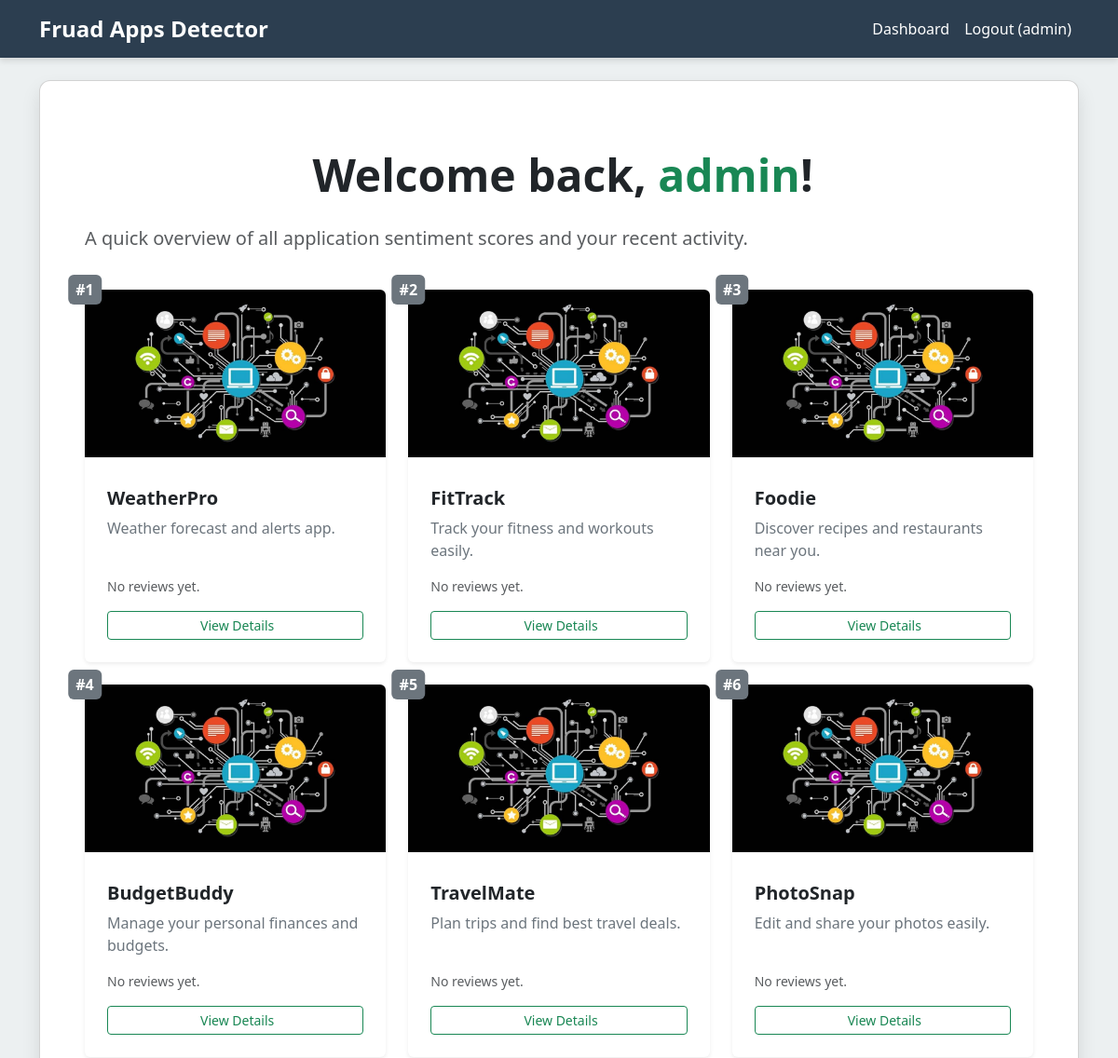
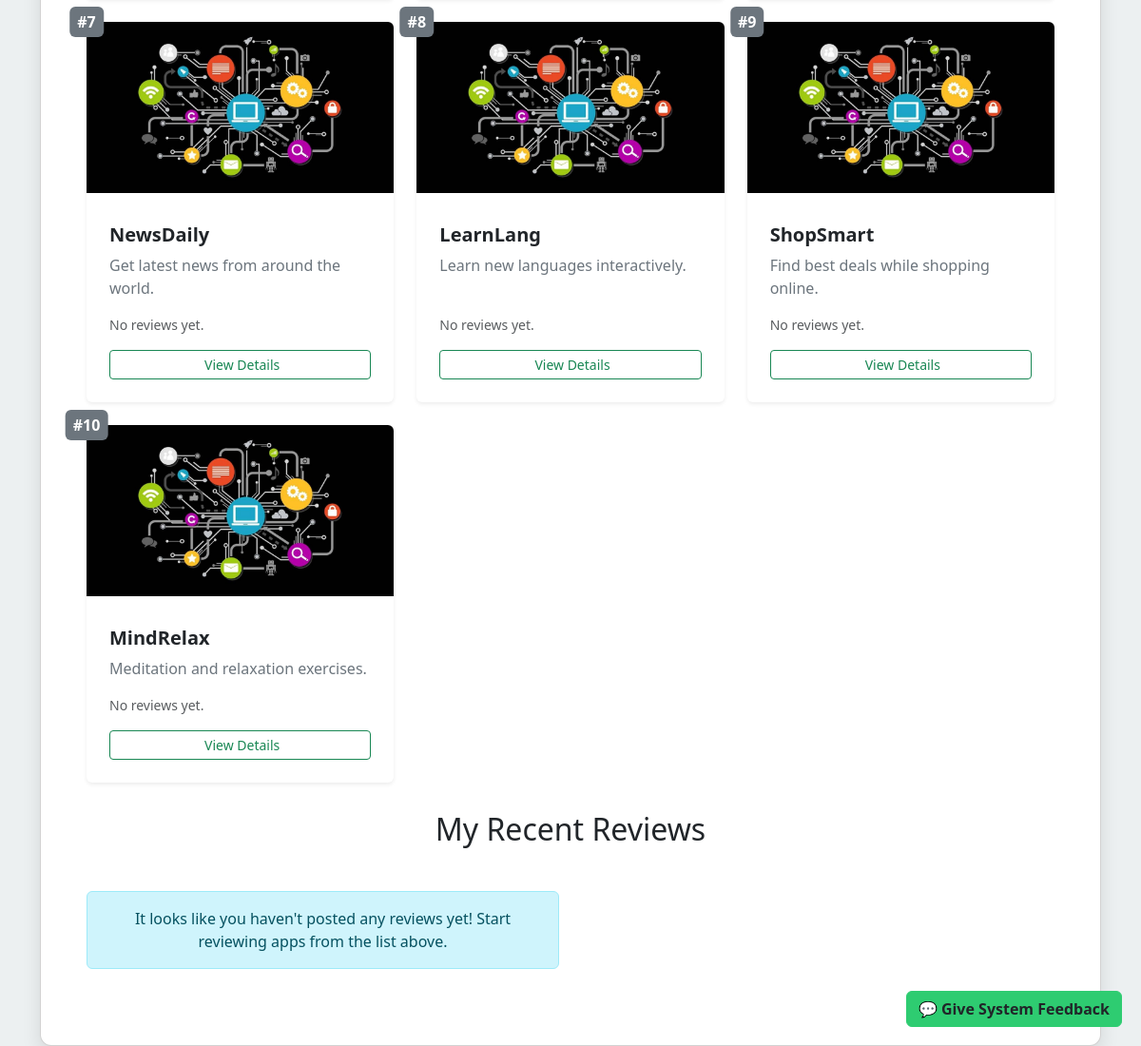
The page /dashboard/ (signed in) on the database its author committed (2 pictures, top to bottom).
### reviews/models.py (models this page shows, shortened)
class Application(models.Model):
    name = models.CharField(max_length=150)
    link = models.URLField(max_length=255)
    description = models.TextField()
    category =  models.TextField()
    image = models.ImageField(upload_to="app_images/", blank=True, null=True)
    is_fraud = models.BooleanField(default=False)
    created_at = models.DateTimeField(auto_now_add=True)

### reviews/views.py (the view)
# urls.py: path('dashboard/', views.dashboard, name='dashboard'),
@login_required
def dashboard(request):
    apps = Application.objects.annotate(
        avg_sentiment=Avg('reviews__sentiment_score')
    ).order_by('-avg_sentiment')  # Rank by sentiment
    user_reviews = AppReview.objects.filter(user=request.user).order_by('-created_at')[:10]
    context = {
        'apps': apps,
        'user_reviews': user_reviews,
    }
    return render(request, 'dashboard.html', context)

### templates/dashboard.html (shortened to what this page needs)
{% extends 'base.html' %}
{% block content %}
<div class="row">
    <div class="col-12">
        <h1 class="my-4 display-5 fw-bold text-dark">
            Welcome back, <span class="text-success">{{ user.username }}</span>!
        </h1>
        <p class="lead text-muted">A quick overview of all application sentiment scores and your recent activity.</p>
    </div>
</div>
---
<div class="row row-cols-1 row-cols-md-2 row-cols-lg-3 g-4">
    {% for app in apps %}
        <div class="col">
            <div class="card h-100 border-0 shadow-sm transition-hover">
                {% if app.image %}
                    <img src="{{ app.image.url }}" class="card-img-top rounded-top" style="height: 180px; object-fit: cover;" alt="{{ app.name }} logo">
                {% else %}
                    <div class="bg-dark text-white d-flex align-items-center justify-content-center rounded-top" style="height: 180px; font-size: 3rem;">
                        <i class="bi bi-phone-fill"></i>
                    </div>
                {% endif %}
                <div class="card-body d-flex flex-column p-4">
                    <span class="badge bg-secondary mb-2 position-absolute top-0 start-0 translate-middle badge-pill p-2 fs-6">
                        #{{ forloop.counter }}
                    </span>
                    <h5 class="card-title fw-bold mt-2">{{ app.name }}</h5>
                    <p class="card-text text-secondary flex-grow-1">{{ app.description|truncatewords:12 }}</p>
                    {% if app.avg_sentiment is not None %}
                        <div class="mb-3">
                            <span class="fw-bold small text-uppercase me-2">Overall Sentiment:</span>
                            {% with sentiment_score=app.avg_sentiment|floatformat:2 %}
                                {% if app.avg_sentiment > 0.1 %}
                                    <span class="badge bg-success">
                                        <i class="bi bi-hand-thumbs-up-fill me-1"></i> Positive ({{ sentiment_score }})
                                    </span>
                                {% elif app.avg_sentiment < -0.1 %}
                                    <span class="badge bg-danger">
                                        <i class="bi bi-hand-thumbs-down-fill me-1"></i> Negative ({{ sentiment_score }})
                                    </span>
                                {% else %}
                                    <span class="badge bg-warning text-dark">
                                        <i class="bi bi-dash-circle-fill me-1"></i> Neutral ({{ sentiment_score }})
                                    </span>
                                {% endif %}
                            {% endwith %}
                        </div>
                    {% else %}
                        <p class="text-muted small">No reviews yet.</p>
                    {% endif %}
                    <a href="{% url 'app_detail' app.id %}" class="btn btn-outline-success btn-sm mt-auto">
                         View Details
                    </a>
                </div>
            </div>
        </div>
    {% empty %}
        <div class="col-12 text-center py-5">
            <p class="text-muted">No applications are available for analysis yet.</p>
        </div>
    {% endfor %}
</div>
    <h2>My Recent Reviews</h2>
<div class="row row-cols-1 row-cols-md-2 g-4">
    {% for review in user_reviews %}
        <div class="col">
            <div class="card h-100 shadow-sm border-start border-4
                {% if review.sentiment == 'positive' %}border-success{% elif review.sentiment == 'negative' %}border-danger{% else %}border-warning{% endif %}">
                <div class="card-body">
                    <div class="d-flex justify-content-between align-items-start mb-2">
                        <h6 class="card-subtitle text-primary fw-bold">
                            <i class="bi bi-app me-1"></i> App: {{ review.app.name }}
                        </h6>
                        {% with review_score=review.sentiment_score|floatformat:2 %}
                            {% if review.sentiment == 'positive' %}
                                <span class="badge bg-success"><i class="bi bi-check-circle-fill"></i> Positive ({{ review_score }})</span>
                            {% elif review.sentiment == 'negative' %}
                                <span class="badge bg-danger"><i class="bi bi-x-circle-fill"></i> Negative ({{ review_score }})</span>
                            {% else %}
                                <span class="badge bg-warning text-dark"><i class="bi bi-dash-circle-fill"></i> Neutral ({{ review_score }})</span>
                            {% endif %}
                        {% endwith %}
                    </div>
                    <p class="card-text fst-italic text-dark">{{ review.comment|truncatechars:100 }}</p>
                    <small class="text-muted float-end">
                        Posted: {{ review.created_at|date:"M d, Y" }}
                    </small>
                </div>
            </div>
        </div>
    {% empty %}
        <div class="col-12 text-center py-3">
            <div class="alert alert-info" role="alert">
                It looks like you haven't posted any reviews yet! Start reviewing apps from the list above.
            </div>
        </div>
    {% endfor %}
</div>
{% endblock %}

### templates/base.html (shortened to what this page needs)
<!DOCTYPE html>
<html lang="en">
<head>
    <link href="https://cdn.jsdelivr.net/npm/bootstrap@5.3.3/dist/css/bootstrap.min.css" rel="stylesheet">
</head>
<body>
    <nav class="navbar navbar-expand-lg navbar-dark mb-4" aria-label="Main navigation">
        <div class="container">
            <a class="navbar-brand" href="{% url 'index' %}">Fruad Apps Detector</a>
            <div class="collapse navbar-collapse" id="navbarNav">
                <ul class="navbar-nav ms-auto">
                    {% if user.is_authenticated %}
                        <li class="nav-item"><a class="nav-link text-white" href="{% url 'dashboard' %}">Dashboard</a></li>
                        <li class="nav-item"><a class="nav-link text-white" href="{% url 'logout' %}">Logout ({{ user.username }})</a></li>
                    {% else %}
                        <li class="nav-item"><a class="nav-link text-white" href="{% url 'register' %}">Register</a></li>
                        <li class="nav-item"><a class="nav-link text-white" href="{% url 'login' %}">Login</a></li>
                    {% endif %}
                </ul>
            </div>
        </div>
    </nav>
    <main role="main">
        <div class="container">
            <div class="card p-4 p-md-5 main-content-card bg-white">
                {% block content %}{% endblock %}
            </div>
        </div>
    </main>
    {% if user.is_authenticated %}
    <button type="button" class="btn position-fixed feedback-button" data-bs-toggle="modal" data-bs-target="#feedbackModal">
        💬 Give System Feedback
    </button>
    {% endif %}
</body>
</html>

### templates/base.html (style rules this page uses)
:root { --bs-custom-primary: #2c3e50; --bs-custom-accent: #2ecc71; }
body { background-color: #ecf0f1; }
.navbar { background-color: var(--bs-custom-primary) !important; box-shadow: 0 4px 6px rgba(0, 0, 0, 0.1); }
.navbar-brand { font-weight: bold; font-size: 1.5rem; color: white !important; }
h1,h2,h3,h4 { margin: 30px; text-align: center; }
.main-content-card { border-radius: 12px; box-shadow: 0 10px 20px rgba(0, 0, 0, 0.1); }
.feedback-button { bottom: 20px; right: 20px; z-index: 1000; background-color: var(--bs-custom-accent); border-color: var(--bs-custom-accent); font-weight: 600; }

### templates/dashboard.html (style rules this page uses)
.transition-hover { transition: transform 0.2s ease-in-out, box-shadow 0.2s ease-in-out; }

### rows shown on the page
Application: image (picture), name "WeatherPro", description "Weather forecast and alerts app.", shows "No reviews yet."
Application: image (picture), name "FitTrack", description "Track your fitness and workouts easily.", shows "No reviews yet."
Application: image (picture), name "Foodie", description "Discover recipes and restaurants near you.", shows "No reviews yet."
Application: image (picture), name "BudgetBuddy", description "Manage your personal finances and budgets.", shows "No reviews yet."
Application: image (picture), name "TravelMate", description "Plan trips and find best travel deals.", shows "No reviews yet."
Application: image (picture), name "PhotoSnap", description "Edit and share your photos easily.", shows "No reviews yet."
Application: image (picture), name "NewsDaily", description "Get latest news from around the world.", shows "No reviews yet."
Application: image (picture), name "LearnLang", description "Learn new languages interactively.", shows "No reviews yet."
Application: image (picture), name "ShopSmart", description "Find best deals while shopping online.", shows "No reviews yet."
Application: image (picture), name "MindRelax", description "Meditation and relaxation exercises.", shows "No reviews yet."

### other values the page prints
{{ user.username }} "admin"
